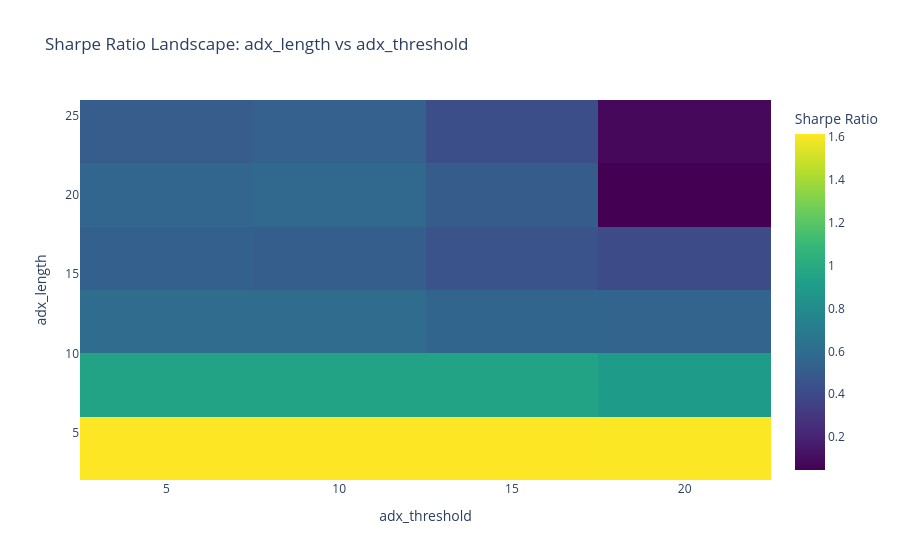
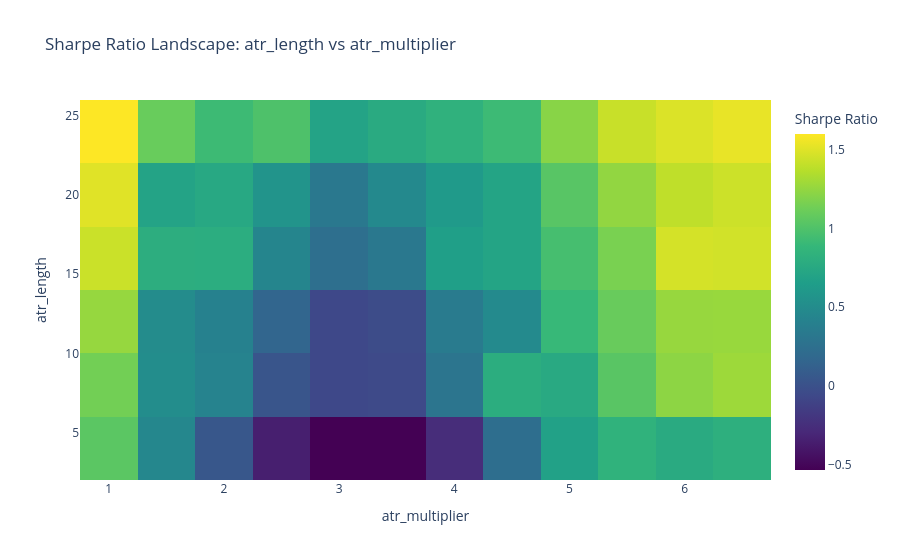
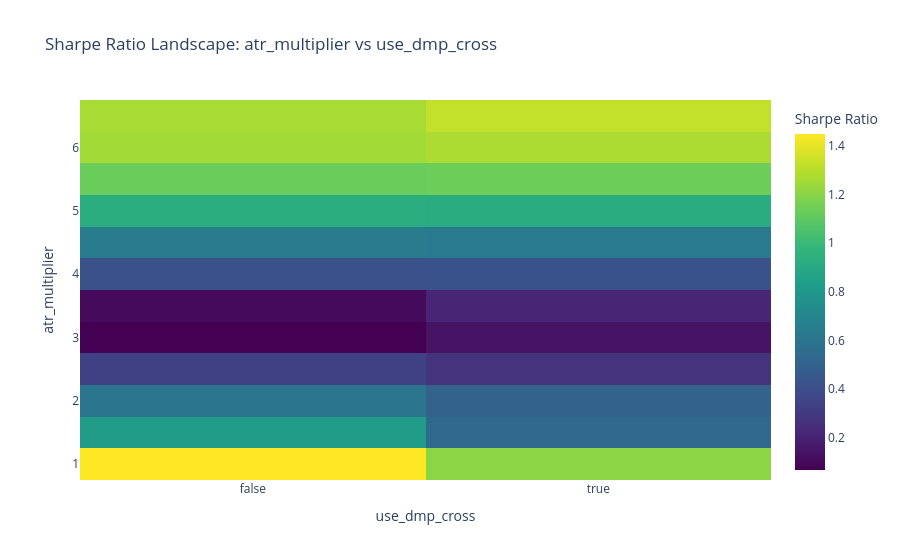
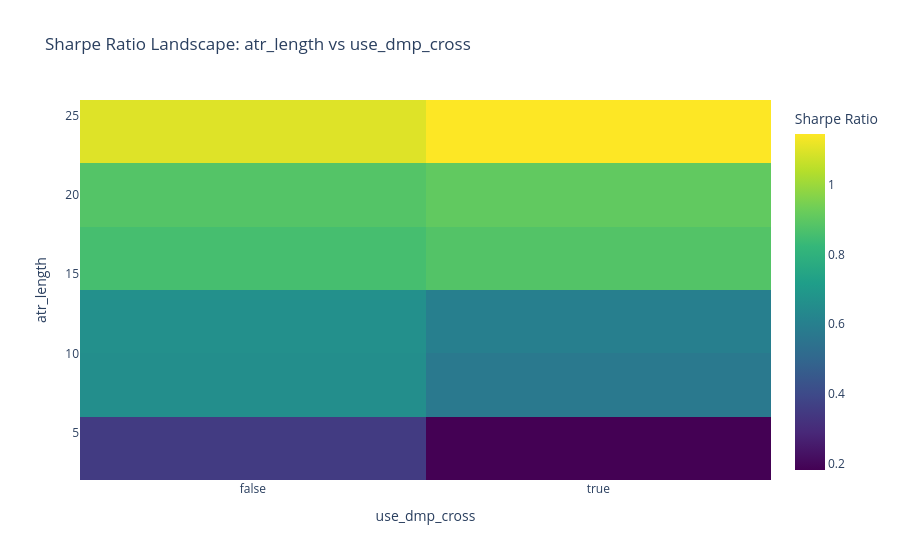

Notebook code for these charts, in order:
### Code cell
# --- Generate Heatmaps ---
# You can list any pairs of parameters you want to explore
pairs_to_plot = [
    ("adx_threshold", "adx_length"),
    # ("sar_acceleration", "sar_maximum"),
    ("atr_multiplier", "atr_length"),
    ("use_dmp_cross", "atr_multiplier"),
    ("use_dmp_cross", "atr_length"),
    ("use_dmp_cross", "adx_threshold")
]

for x, y in pairs_to_plot:
    show_heatmap(results_df, x, y)

### Figure 1 — Plotly figure (JSON) as saved in the notebook; plotly's stock layout.template omitted (floating-point values rounded to 4 significant figures)
{"data": [{"colorbar": {"title": {"text": "Sharpe Ratio"}}, "colorscale": [[0, "#440154"], [0.1111, "#482878"], [0.2222, "#3e4989"], [0.3333, "#31688e"], [0.4444, "#26828e"], [0.5556, "#1f9e89"], [0.6667, "#35b779"], [0.7778, "#6ece58"], [0.8889, "#b5de2b"], [1, "#fde725"]], "type": "heatmap", "x": [5, 10, 15, 20], "y": [4, 8, 12, 16, 20, 24], "z": [[1.611, 1.611, 1.61, 1.608], [0.9482, 0.9486, 0.9501, 0.9052], [0.5971, 0.5951, 0.5546, 0.5455], [0.5227, 0.5131, 0.4501, 0.406], [0.5558, 0.5748, 0.4992, 0.04776], [0.5083, 0.5302, 0.4241, 0.07672]]}], "layout": {"title": {"text": "Sharpe Ratio Landscape: adx_length vs adx_threshold"}, "xaxis": {"title": {"text": "adx_threshold"}}, "yaxis": {"title": {"text": "adx_length"}}}}

### Figure 2 — Plotly figure (JSON) as saved in the notebook; plotly's stock layout.template omitted (floating-point values rounded to 4 significant figures)
{"data": [{"colorbar": {"title": {"text": "Sharpe Ratio"}}, "colorscale": [[0, "#440154"], [0.1111, "#482878"], [0.2222, "#3e4989"], [0.3333, "#31688e"], [0.4444, "#26828e"], [0.5556, "#1f9e89"], [0.6667, "#35b779"], [0.7778, "#6ece58"], [0.8889, "#b5de2b"], [1, "#fde725"]], "type": "heatmap", "x": [1.0, 1.5, 2.0, 2.5, 3.0, 3.5, 4.0, 4.5, 5.0, 5.5, 6.0, 6.5], "y": [4, 8, 12, 16, 20, 24], "z": [[1.044, 0.4562, 0.04371, -0.3527, -0.5306, -0.5335, -0.2637, 0.2338, 0.6811, 0.8367, 0.7682, 0.8123], [1.139, 0.5034, 0.4226, 0.03, -0.06343, -0.05365, 0.2953, 0.7922, 0.7589, 1.037, 1.228, 1.281], [1.256, 0.4964, 0.4035, 0.1631, -0.06561, -0.03752, 0.3504, 0.479, 0.894, 1.098, 1.26, 1.266], [1.432, 0.7976, 0.7914, 0.441, 0.2446, 0.3185, 0.6595, 0.7067, 0.9602, 1.162, 1.462, 1.454], [1.504, 0.7021, 0.7443, 0.5625, 0.3245, 0.4719, 0.6195, 0.7085, 1.032, 1.246, 1.394, 1.438], [1.598, 1.099, 0.9216, 0.9919, 0.6993, 0.7647, 0.8286, 0.9197, 1.212, 1.425, 1.485, 1.53]]}], "layout": {"title": {"text": "Sharpe Ratio Landscape: atr_length vs atr_multiplier"}, "xaxis": {"title": {"text": "atr_multiplier"}}, "yaxis": {"title": {"text": "atr_length"}}}}

### Figure 3 — Plotly figure (JSON) as saved in the notebook; plotly's stock layout.template omitted (floating-point values rounded to 4 significant figures)
{"data": [{"colorbar": {"title": {"text": "Sharpe Ratio"}}, "colorscale": [[0, "#440154"], [0.1111, "#482878"], [0.2222, "#3e4989"], [0.3333, "#31688e"], [0.4444, "#26828e"], [0.5556, "#1f9e89"], [0.6667, "#35b779"], [0.7778, "#6ece58"], [0.8889, "#b5de2b"], [1, "#fde725"]], "type": "heatmap", "x": [false, true], "y": [1.0, 1.5, 2.0, 2.5, 3.0, 3.5, 4.0, 4.5, 5.0, 5.5, 6.0, 6.5], "z": [[1.45, 1.208], [0.8229, 0.5286], [0.6057, 0.5033], [0.338, 0.2739], [0.06558, 0.1374], [0.1017, 0.2085], [0.4122, 0.4177], [0.6468, 0.6332], [0.9244, 0.9216], [1.13, 1.138], [1.255, 1.277], [1.268, 1.326]]}], "layout": {"title": {"text": "Sharpe Ratio Landscape: atr_multiplier vs use_dmp_cross"}, "xaxis": {"title": {"text": "use_dmp_cross"}}, "yaxis": {"title": {"text": "atr_multiplier"}}}}

### Figure 4 — Plotly figure (JSON) as saved in the notebook; plotly's stock layout.template omitted (floating-point values rounded to 4 significant figures)
{"data": [{"colorbar": {"title": {"text": "Sharpe Ratio"}}, "colorscale": [[0, "#440154"], [0.1111, "#482878"], [0.2222, "#3e4989"], [0.3333, "#31688e"], [0.4444, "#26828e"], [0.5556, "#1f9e89"], [0.6667, "#35b779"], [0.7778, "#6ece58"], [0.8889, "#b5de2b"], [1, "#fde725"]], "type": "heatmap", "x": [false, true], "y": [4, 8, 12, 16, 20, 24], "z": [[0.3511, 0.1814], [0.6567, 0.5718], [0.6626, 0.5979], [0.8566, 0.8816], [0.8836, 0.9075], [1.1, 1.146]]}], "layout": {"title": {"text": "Sharpe Ratio Landscape: atr_length vs use_dmp_cross"}, "xaxis": {"title": {"text": "use_dmp_cross"}}, "yaxis": {"title": {"text": "atr_length"}}}}
